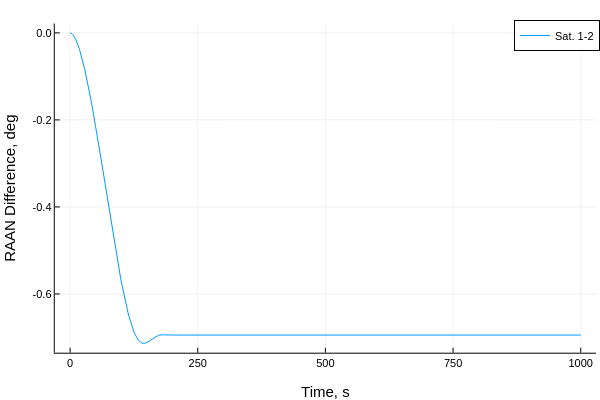

The cell this chart's notebook holds for it:
### Code cell
plot(thist,broadcast.(rad2deg,Ωhist[2:end,:]),label=permutedims(mylabel))
plot!(xlabel="Time, s", ylabel = "RAAN Difference, deg")

### Figure 1 — Plotly figure (JSON) as saved in the notebook; plotly's stock layout.template omitted (floating-point values rounded to 4 significant figures; data arrays with more than 128 entries replaced by an {"elided": "..."} marker saying what was removed)
{"data": [{"colorbar": {"len": 0.9143, "title": "", "x": 0.9934, "y": 0.533}, "legendgroup": "Sat. 1-2", "line": {"color": "rgba(0, 154, 250, 1.000)", "dash": "solid", "shape": "linear", "width": 1}, "mode": "lines", "name": "Sat. 1-2", "showlegend": true, "type": "scatter", "x": {"elided": "1001 int values"}, "xaxis": "x", "y": {"elided": "1001 float values"}, "yaxis": "y", "zmax": null, "zmin": null}], "layout": {"annotations": [], "height": 400, "legend": {"bgcolor": "rgba(255, 255, 255, 1.000)", "bordercolor": "rgba(0, 0, 0, 1.000)", "borderwidth": 1, "font": {"color": "rgba(0, 0, 0, 1.000)", "family": "sans-serif", "size": 11}, "title": {"font": {"color": "rgba(0, 0, 0, 1.000)", "family": "sans-serif", "size": 15}, "text": ""}, "tracegroupgap": 0, "traceorder": "normal", "x": 1, "xanchor": "auto", "y": 1, "yanchor": "auto"}, "margin": {"b": 20, "l": 0, "r": 0, "t": 20}, "paper_bgcolor": "rgba(255, 255, 255, 1.000)", "plot_bgcolor": "rgba(255, 255, 255, 1.000)", "showlegend": true, "width": 600, "xaxis": {"anchor": "y", "domain": [0.09128, 0.9934], "gridcolor": "rgba(0, 0, 0, 0.100)", "gridwidth": 0.5, "linecolor": "rgba(0, 0, 0, 1.000)", "mirror": false, "range": [-30, 1030], "showgrid": true, "showline": true, "showticklabels": true, "tickangle": 0, "tickcolor": "rgb(0, 0, 0)", "tickfont": {"color": "rgba(0, 0, 0, 1.000)", "family": "sans-serif", "size": 11}, "tickmode": "array", "ticks": "inside", "ticktext": ["0", "250", "500", "750", "1000"], "tickvals": [0, 250, 500, 750, 1000], "title": "Time, s", "titlefont": {"color": "rgba(0, 0, 0, 1.000)", "family": "sans-serif", "size": 15}, "type": "-", "visible": true, "zeroline": false, "zerolinecolor": "rgba(0, 0, 0, 1.000)"}, "yaxis": {"anchor": "x", "domain": [0.07581, 0.9902], "gridcolor": "rgba(0, 0, 0, 0.100)", "gridwidth": 0.5, "linecolor": "rgba(0, 0, 0, 1.000)", "mirror": false, "range": [-0.7349, 0.02141], "showgrid": true, "showline": true, "showticklabels": true, "tickangle": 0, "tickcolor": "rgb(0, 0, 0)", "tickfont": {"color": "rgba(0, 0, 0, 1.000)", "family": "sans-serif", "size": 11}, "tickmode": "array", "ticks": "inside", "ticktext": ["-0.6", "-0.4", "-0.2", "0.0"], "tickvals": [-0.6, -0.4, -0.2, 0], "title": "RAAN Difference, deg", "titlefont": {"color": "rgba(0, 0, 0, 1.000)", "family": "sans-serif", "size": 15}, "type": "-", "visible": true, "zeroline": false, "zerolinecolor": "rgba(0, 0, 0, 1.000)"}}}
